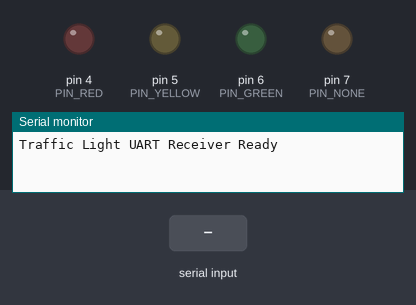
A sketch run on a simulated Arduino Uno, built with avr-gcc and run on an emulated ATmega328P. Shown: output pins drawn as LEDs (lit = HIGH), the last lines printed to the serial monitor. The test bench sets the inputs (shaded band).

Above: at 1.2 s.
1.3 s: byte 30 received over Serial
At 2.3 s:
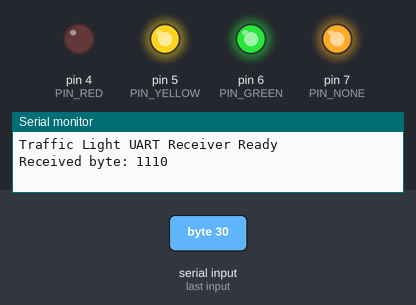
2.8 s: byte 90 received over Serial
At 3.5 s:
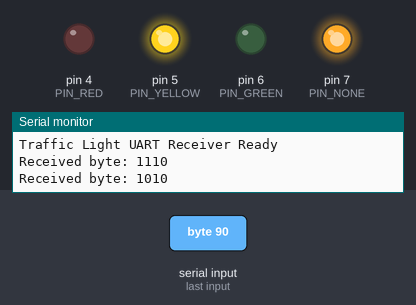
4.3 s: byte 120 received over Serial
At 4.6 s:
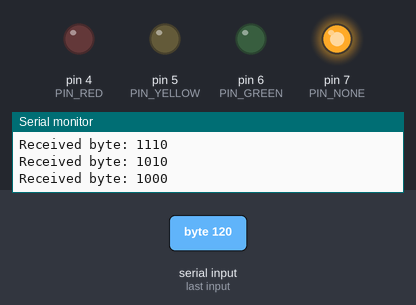
Timing chart, 0 to 7.3 s (numbered marks = the images above; inputs shaded):
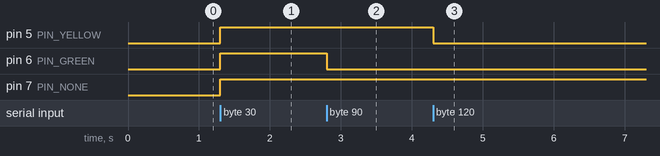

Measured:
- after the input at 1.3 s, pin 5 (PIN_YELLOW), pin 6 (PIN_GREEN), pin 7 (PIN_NONE): LOW → HIGH at once
- after the input at 2.8 s, pin 6 (PIN_GREEN): HIGH → LOW at once
- after the input at 4.3 s, pin 5 (PIN_YELLOW): HIGH → LOW at once

The sketch:

main.ino
```cpp
#define PIN_RED     4
#define PIN_YELLOW  5
#define PIN_GREEN   6
#define PIN_NONE    7

void setup() {
  // Initialize serial communication
  Serial.begin(9600);
  // Configure output pins
  pinMode(PIN_RED, OUTPUT);
  pinMode(PIN_YELLOW, OUTPUT);
  pinMode(PIN_GREEN, OUTPUT);
  pinMode(PIN_NONE, OUTPUT);

  // Initialize all pins LOW
  digitalWrite(PIN_RED, LOW);
  digitalWrite(PIN_YELLOW, LOW);
  digitalWrite(PIN_GREEN, LOW);
  digitalWrite(PIN_NONE, LOW);

  Serial.println("Traffic Light UART Receiver Ready");
}

void loop() {
  // Check if data is available from UART
  if (Serial.available() > 0) {
    byte received = Serial.read(); // Read one byte
    byte data = received & 0x0F;   // Keep only the lower 4 bits

    Serial.print("Received byte: ");
    Serial.println(data, BIN);

    // Update output pins based on bits 0–3
    digitalWrite(PIN_RED,    data & 0b0001);
    digitalWrite(PIN_YELLOW, data & 0b0010);
    digitalWrite(PIN_GREEN,  data & 0b0100);
    digitalWrite(PIN_NONE,   data & 0b1000);
  }
}
```
